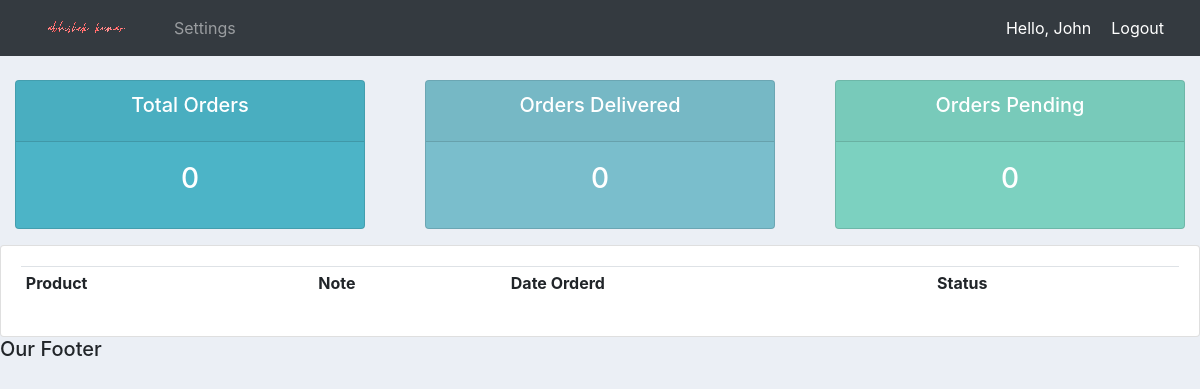
/user/ (signed in), run on an earlier commit of the app's database.
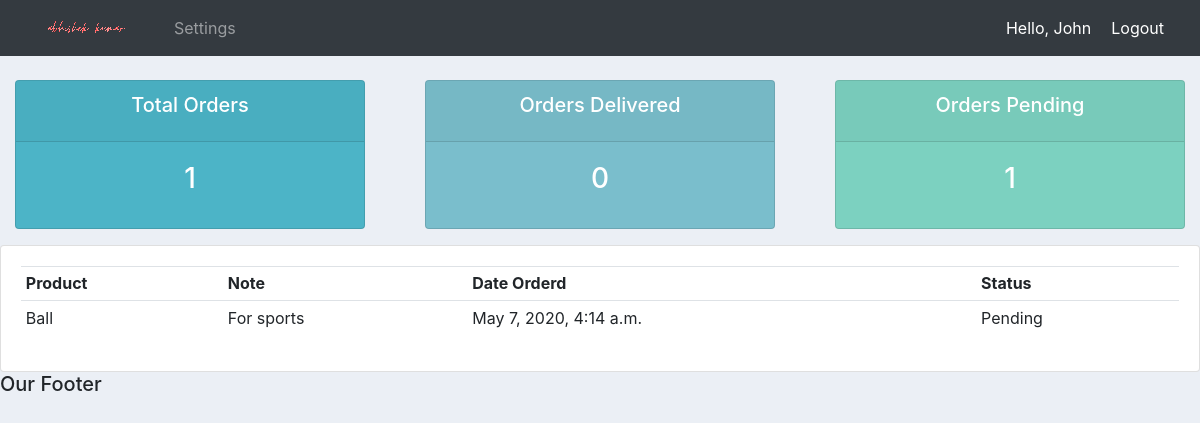
And on a later commit of the database.
### accounts/models.py (models this page shows)
class Order(models.Model):
	STATUS = (
			('Pending', 'Pending'),
			('Out for delivery', 'Out for delivery'),
			('Delivered', 'Delivered'),
			)
	customer = models.ForeignKey(Customer, null=True, on_delete= models.SET_NULL)
	product = models.ForeignKey(Product, null=True, on_delete= models.SET_NULL)
	date_created = models.DateTimeField(auto_now_add=True, null=True)
	status = models.CharField(max_length=200, null=True, choices=STATUS)
	note = models.CharField(max_length=1000, null=True)
	def __str__(self):
		return self.product.name

class Product(models.Model):
	CATEGORY = (
			('Indoor', 'Indoor'),
			('Out Door', 'Out Door'),
			)
	name = models.CharField(max_length=200, null=True)
	price = models.FloatField(null=True)
	category = models.CharField(max_length=200, null=True, choices=CATEGORY)
	description = models.CharField(max_length=200, null=True, blank=True)
	date_created = models.DateTimeField(auto_now_add=True, null=True)
	tags = models.ManyToManyField(Tag)
	def __str__(self):
		return self.name

### accounts/decorators.py (the view)
		def wrapper_func(request, *args, **kwargs):
			group = None
			if request.user.groups.exists():
				group = request.user.groups.all()[0].name
			if group in allowed_roles:
				return view_func(request, *args, **kwargs)
			else:
				return HttpResponse('You are not authorized to view this page')

### accounts/views.py (called while the page is built)
@login_required(login_url='login')
@allowed_users(allowed_roles=['customer'])
def userPage(request):
	orders = request.user.customer.order_set.all()
	total_orders = orders.count()
	delivered = orders.filter(status='Delivered').count()
	pending = orders.filter(status='Pending').count()
	print('ORDERS:', orders)
	context = {'orders':orders, 'total_orders':total_orders,
	'delivered':delivered,'pending':pending}
	return render(request, 'accounts/user.html', context)

### accounts/templates/accounts/user.html
{%  extends 'accounts/main.html' %}
{% block content %}
{%  include 'accounts/status.html' %}
<div class="row">
	<div class="col-md">
		<div class="card card-body">
			<table class="table table-sm">
				<tr>
					<th>Product</th>
					<th>Note</th>
					<th>Date Orderd</th>
					<th>Status</th>
				</tr>
				{% for order in orders %}
				<tr>
					<td>{{order.product}}</td>
					<td>{{order.note}}</td>
					<td>{{order.date_created}}</td>
					<td>{{order.status}}</td>
				</tr>
				{% endfor %}
			</table>
		</div>
	</div>
</div>
{% endblock content %}

What changed in the data, as far as the page shows it:
added Order: product "Ball", note "For sports", date_created "May 7, 2020, 4:14 a.m.", status "Pending"
Also different on the page:
{{ total_orders }}: "0" → "1"
{{ pending }}: "0" → "1"
